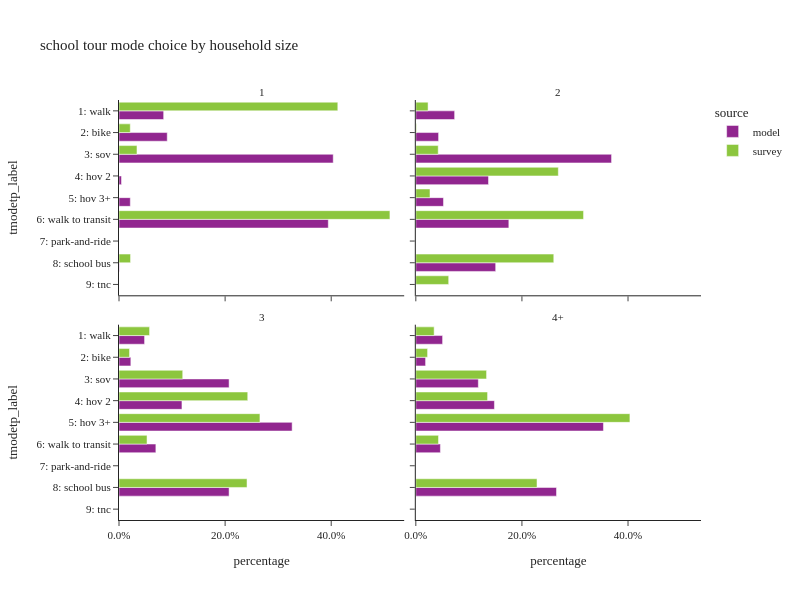

Source (notebook cell):
### Code cell
plot_mode_choice(sc_tour,"hhsize_4+",
                 {"hhsize_4+":["1","2","3","4+"],
                  "tmodetp_label":mode_cat.values()},
                 "household size",2,600)

### Figure 1 — Plotly figure (JSON) as saved in the notebook; plotly's stock layout.template omitted (floating-point values rounded to 4 significant figures)
{"data": [{"alignmentgroup": "True", "customdata": [[462], [499], [2216], [26], [117], [2165], [3]], "hovertemplate": "source=model<br>hhsize_4+=1<br>percentage=%{x}<br>tmodetp_label=%{y}<br>sample count=%{customdata[0]}<extra></extra>", "legendgroup": "model", "marker": {"color": "#91268F", "pattern": {"shape": ""}}, "name": "model", "offsetgroup": "model", "orientation": "h", "showlegend": true, "textposition": "auto", "type": "bar", "x": [0.08418, 0.09093, 0.4038, 0.004738, 0.02132, 0.3945, 0.0005466], "xaxis": "x3", "y": ["1: walk", "2: bike", "3: sov", "4: hov 2", "5: hov 3+", "6: walk to transit", "8: school bus"], "yaxis": "y3"}, {"alignmentgroup": "True", "customdata": [[2426], [1423], [12234], [4543], [1729], [5814], [4992]], "hovertemplate": "source=model<br>hhsize_4+=2<br>percentage=%{x}<br>tmodetp_label=%{y}<br>sample count=%{customdata[0]}<extra></extra>", "legendgroup": "model", "marker": {"color": "#91268F", "pattern": {"shape": ""}}, "name": "model", "offsetgroup": "model", "orientation": "h", "showlegend": false, "textposition": "auto", "type": "bar", "x": [0.07316, 0.04291, 0.3689, 0.137, 0.05214, 0.1753, 0.1505], "xaxis": "x4", "y": ["1: walk", "2: bike", "3: sov", "4: hov 2", "5: hov 3+", "6: walk to transit", "8: school bus"], "yaxis": "y4"}, {"alignmentgroup": "True", "customdata": [[5247], [2429], [22587], [12915], [35522], [7562], [22585]], "hovertemplate": "source=model<br>hhsize_4+=3<br>percentage=%{x}<br>tmodetp_label=%{y}<br>sample count=%{customdata[0]}<extra></extra>", "legendgroup": "model", "marker": {"color": "#91268F", "pattern": {"shape": ""}}, "name": "model", "offsetgroup": "model", "orientation": "h", "showlegend": false, "textposition": "auto", "type": "bar", "x": [0.04821, 0.02232, 0.2075, 0.1187, 0.3263, 0.06947, 0.2075], "xaxis": "x", "y": ["1: walk", "2: bike", "3: sov", "4: hov 2", "5: hov 3+", "6: walk to transit", "8: school bus"], "yaxis": "y"}, {"alignmentgroup": "True", "customdata": [[22910], [8356], [53480], [67268], [160548], [21037], [120388]], "hovertemplate": "source=model<br>hhsize_4+=4+<br>percentage=%{x}<br>tmodetp_label=%{y}<br>sample count=%{customdata[0]}<extra></extra>", "legendgroup": "model", "marker": {"color": "#91268F", "pattern": {"shape": ""}}, "name": "model", "offsetgroup": "model", "orientation": "h", "showlegend": false, "textposition": "auto", "type": "bar", "x": [0.05046, 0.01841, 0.1178, 0.1482, 0.3536, 0.04634, 0.2652], "xaxis": "x2", "y": ["1: walk", "2: bike", "3: sov", "4: hov 2", "5: hov 3+", "6: walk to transit", "8: school bus"], "yaxis": "y2"}, {"alignmentgroup": "True", "customdata": [[7], [1], [2], [9], [1]], "hovertemplate": "source=survey<br>hhsize_4+=1<br>percentage=%{x}<br>tmodetp_label=%{y}<br>sample count=%{customdata[0]}<extra></extra>", "legendgroup": "survey", "marker": {"color": "#8CC63E", "pattern": {"shape": ""}}, "name": "survey", "offsetgroup": "survey", "orientation": "h", "showlegend": true, "textposition": "auto", "type": "bar", "x": [0.4124, 0.02125, 0.03388, 0.5107, 0.02177], "xaxis": "x3", "y": ["1: walk", "2: bike", "3: sov", "6: walk to transit", "8: school bus"], "yaxis": "y3"}, {"alignmentgroup": "True", "customdata": [[7], [1], [8], [6], [1], [6], [5], [2]], "hovertemplate": "source=survey<br>hhsize_4+=2<br>percentage=%{x}<br>tmodetp_label=%{y}<br>sample count=%{customdata[0]}<extra></extra>", "legendgroup": "survey", "marker": {"color": "#8CC63E", "pattern": {"shape": ""}}, "name": "survey", "offsetgroup": "survey", "orientation": "h", "showlegend": false, "textposition": "auto", "type": "bar", "x": [0.0231, 0.001235, 0.0422, 0.2686, 0.02671, 0.3162, 0.26, 0.06196], "xaxis": "x4", "y": ["1: walk", "2: bike", "3: sov", "4: hov 2", "5: hov 3+", "6: walk to transit", "8: school bus", "9: tnc"], "yaxis": "y4"}, {"alignmentgroup": "True", "customdata": [[17], [8], [9], [38], [29], [13], [29]], "hovertemplate": "source=survey<br>hhsize_4+=3<br>percentage=%{x}<br>tmodetp_label=%{y}<br>sample count=%{customdata[0]}<extra></extra>", "legendgroup": "survey", "marker": {"color": "#8CC63E", "pattern": {"shape": ""}}, "name": "survey", "offsetgroup": "survey", "orientation": "h", "showlegend": false, "textposition": "auto", "type": "bar", "x": [0.05763, 0.01983, 0.1201, 0.2427, 0.2657, 0.05283, 0.2413], "xaxis": "x", "y": ["1: walk", "2: bike", "3: sov", "4: hov 2", "5: hov 3+", "6: walk to transit", "8: school bus"], "yaxis": "y"}, {"alignmentgroup": "True", "customdata": [[34], [10], [23], [47], [151], [22], [119]], "hovertemplate": "source=survey<br>hhsize_4+=4+<br>percentage=%{x}<br>tmodetp_label=%{y}<br>sample count=%{customdata[0]}<extra></extra>", "legendgroup": "survey", "marker": {"color": "#8CC63E", "pattern": {"shape": ""}}, "name": "survey", "offsetgroup": "survey", "orientation": "h", "showlegend": false, "textposition": "auto", "type": "bar", "x": [0.03454, 0.02216, 0.1334, 0.1352, 0.4035, 0.04273, 0.2284], "xaxis": "x2", "y": ["1: walk", "2: bike", "3: sov", "4: hov 2", "5: hov 3+", "6: walk to transit", "8: school bus"], "yaxis": "y2"}], "layout": {"annotations": [{"font": {}, "showarrow": false, "text": "3", "x": 0.245, "xanchor": "center", "xref": "paper", "y": 0.465, "yanchor": "bottom", "yref": "paper"}, {"font": {}, "showarrow": false, "text": "4+", "x": 0.755, "xanchor": "center", "xref": "paper", "y": 0.465, "yanchor": "bottom", "yref": "paper"}, {"font": {}, "showarrow": false, "text": "1", "x": 0.245, "xanchor": "center", "xref": "paper", "y": 1.0, "yanchor": "bottom", "yref": "paper"}, {"font": {}, "showarrow": false, "text": "2", "x": 0.755, "xanchor": "center", "xref": "paper", "y": 1.0, "yanchor": "bottom", "yref": "paper"}], "barmode": "group", "height": 600, "legend": {"title": {"text": "source"}, "tracegroupgap": 0}, "title": {"text": "school tour mode choice by household size"}, "width": 800, "xaxis": {"anchor": "y", "domain": [0.0, 0.49], "tickformat": ".1%", "title": {"text": "percentage"}}, "xaxis2": {"anchor": "y2", "domain": [0.51, 1.0], "matches": "x", "tickformat": ".1%", "title": {"text": "percentage"}}, "xaxis3": {"anchor": "y3", "domain": [0.0, 0.49], "matches": "x", "showticklabels": false, "tickformat": ".1%"}, "xaxis4": {"anchor": "y4", "domain": [0.51, 1.0], "matches": "x", "showticklabels": false, "tickformat": ".1%"}, "yaxis": {"anchor": "x", "categoryarray": ["9: tnc", "8: school bus", "7: park-and-ride", "6: walk to transit", "5: hov 3+", "4: hov 2", "3: sov", "2: bike", "1: walk"], "categoryorder": "array", "domain": [0.0, 0.465], "title": {"text": "tmodetp_label"}}, "yaxis2": {"anchor": "x2", "domain": [0.0, 0.465], "matches": "y", "showticklabels": false}, "yaxis3": {"anchor": "x3", "categoryarray": ["9: tnc", "8: school bus", "7: park-and-ride", "6: walk to transit", "5: hov 3+", "4: hov 2", "3: sov", "2: bike", "1: walk"], "categoryorder": "array", "domain": [0.535, 1.0], "matches": "y", "title": {"text": "tmodetp_label"}}, "yaxis4": {"anchor": "x4", "domain": [0.535, 1.0], "matches": "y", "showticklabels": false}}}
